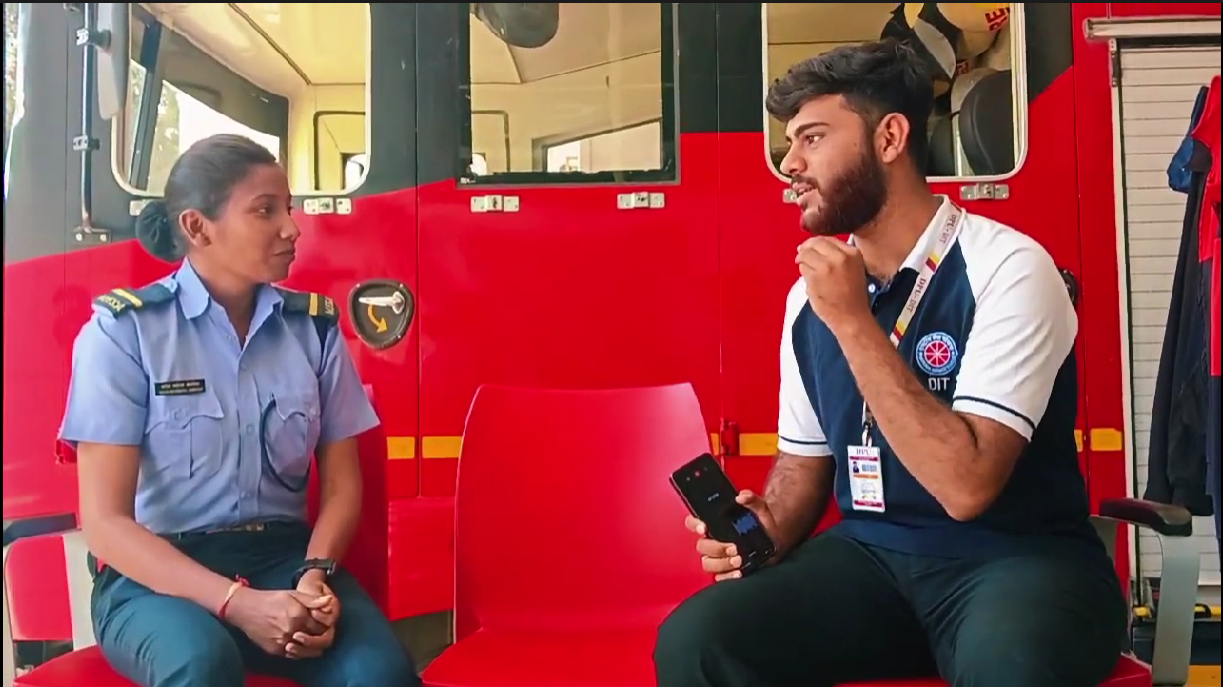
#> input picture Python/OpenCV/img1.png, 1223 x 687 px
$ jupyter execute CV-Crop.ipynb
#> lines starting #> are read from the running program, lines starting #| are printed output that depends on the picture
[cell 1]
import cv2

[cell 2]
img = cv2.imread('img1.png')
#> img is the input picture: shape (687, 1223, 3); mean B, G, R 79, 75.2, 145.2
img1 = cv2.imread('your_image.jpg')
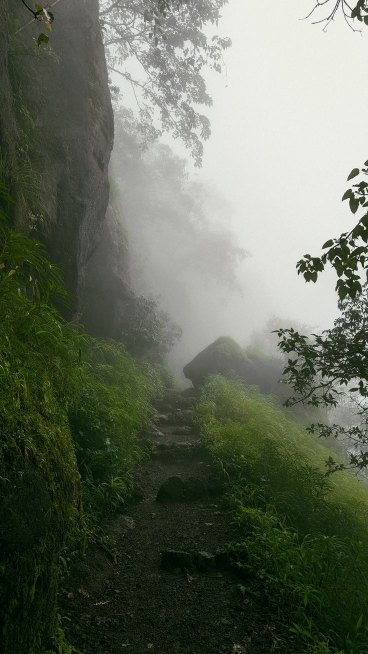
#> input picture Python/OpenCV/your_image.jpg, 736 x 1308 px (shown at 1/2 size)
#> img1 is the input picture: shape (1308, 736, 3); mean B, G, R 92, 107.7, 100.6

[cell 3]
img_crop = img[100:300,200:400]
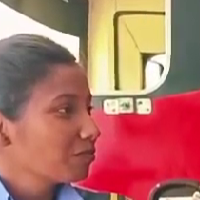
#> img_crop: shape (200, 200, 3); mean B, G, R 102.1, 112.5, 178.9
